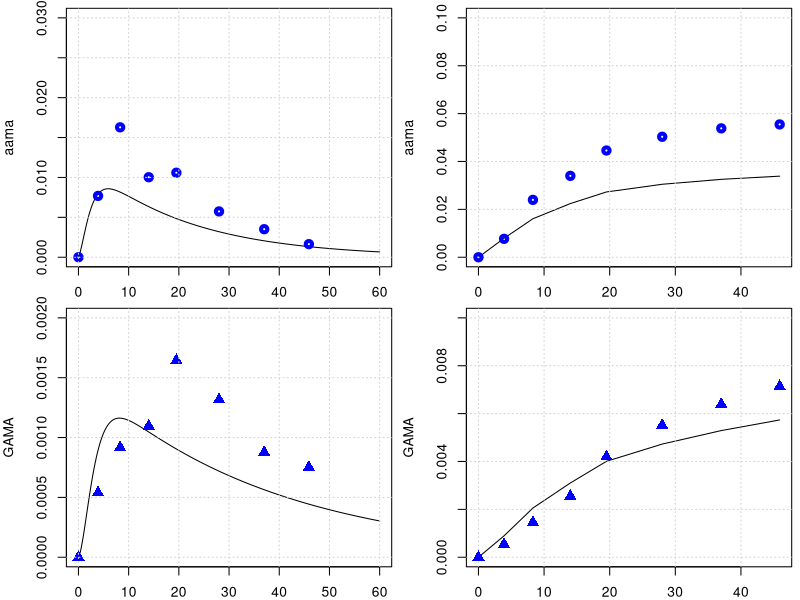

Source code (R):
library(deSolve)
library(minpack.lm)
graphics.off()

# body weight in kg
BW = 70 
# fractions of BW
##https://journals.sagepub.com/doi/pdf/10.1177/ANIB_32_3-4
F_B = 0.079 
F_B_AB = 0.35 #fraction: arterial blood of blood volume
F_B_VB = 0.65 #fraction: venous blood of blood volume
F_Li = 0.026
F_Ki = 0.0044
F_T = 1-(F_B+F_Li+F_Ki)
# organ volumes in L
V_AB <- BW*F_B*F_B_AB 
V_VB <- BW*F_B*F_B_VB 
V_T <- BW*F_T
V_Ki <- BW*F_Ki
V_Li <- BW*F_Li
# cardiac output in L/(kg*h)
##https://journals.sagepub.com/doi/pdf/10.1177/ANIB_32_3-4
QCC = 16        #12.5 # maybe 14 or 6.5 check?
Q_C = QCC*BW^0.75
#FQ_P = 2.5/100 Trine: We don't have a lung compartment in this model
FQ_Li = 0.255
FQ_Ki = 0.19 #total - there is also an aterial flow rate 
FQ_T = 1 -( FQ_Li + FQ_Ki) # +FQ_P) Trine: We don't have a lung compartment in this model
Q_Li <- Q_C*FQ_Li
Q_Ki <- Q_C*FQ_Ki
Q_T <- Q_C*FQ_T

MW_aa = 71   # mg/mmol
MW_ga = 87   # mg/mmol
MW_GSH = 307.32 # mg/mmol
k_0_GSH = 7   # from Sweeney paper.
MW_GSH = 307.32     # mg/mmol
AGSH0 = k_0_GSH * V_Li * MW_GSH


# +++++++++++++++++++++++++++++++++++++++++++++++++++++++++++++++++
# partition coefficient 
pAA_TB = .2        # Tissue::blood partition AA, Sweeney et al (2010) paper
pAA_KiB = 0.8      # Kidney::blood partition AA, Sweeney et al (2010) paper
pAA_LiB = 0.4      # liver::blood partition AA, Sweeney et al (2010) paper
# Maybe we said it earlier and these parameters are not sensitive to the model, but from which paper did you get the values of these partition coefs., 
# in the paper of Sweeney and of Li are different pAA_LiB = 0.4 and pAA_KiB = 0.8.

# reaction rate constants 
k_AAuptake = 1 #1/h

k_onAA_T = 0.028  #1/h     # we took it from Sweenney
k_onAA_B = 0.036  #1/h
k_onAA_Li = 0.71 #1/h
k_onAA_Ki = 0.13 #1/h

# from 0.23 to 0.35
k_cl_GSH = 0.035   # 1/h   #  Reed et al. 2008 'A mathematical model of glutathione metabolism'
#doi:10.1186/1742-4682-5-8

# k_onAA_GSH = 0.55 # L/(mmol h)
# check, we do not use it any more.
k_exc_AAMA = 0.049  ## ##MK Furh et al. report on Elimination half-life of AAMA as ~17.4 h, then k_exc_AAMA=0.0398 h-1#
# 'Toxicokinetics of acrylamide in humans after ingestion of a defined dose in a test meal to improve risk assessment for acrylamide carcinogenicity'
# DOI: 10.1158/1055-9965.EPI-05-0647
# 0.049 #1/h or 0.13 # this will change the shape

# Maximum velocity for enzymatic reaction 
V_max_p450 = 9 /MW_aa*BW^0.7  # mg/h  from Sweenney paper, checked!
# maximum rate of GA and AA conjugation with GSH (mg/(h BW^0.7))
Vmax_AA_GSH <- 24*BW^0.7 # from the Sweeny  fitted   mg/h



### PARAMETERS FOR GA
# partition coefficient
pGA_TB = 1.35 # Have been calculated from the Doerge et al 2005 paper on TK in mice
pGA_LiB = 0.63 # Have been calculated from the Doerge et al 2005 paper on TK in mice
pGA_KiB = .3

#k_onGA_GSH = 0.8 #L/(mmol h)
k_onGA_T = 0.69        #1/h
k_onGA_B = 0.108       #1/h
k_onGA_Ki = k_onAA_T/2 #1/h
k_onGA_Li = 0.115      #1/h

k_exc_GAMA = 0.027   ##MK Furh et al. report on Elimination half-life of GAMA: ~25.1 hours, then k_exc_GAMA = 0.0276 h-1##  
# 0.077 #1/h  # or 0.027 # from sweeney # 
k_exc_GAOH = 0.077     # 1/h  # from sweeney
# (removed as no longer used) k_exc_GA <- .4         # 1/h Q_Ki*0.025


VMAXGC1 = 22   # maximum rate of AA conjugation with GSH mg/hr-kg^0.7, Sweeney et al (2010) paper
VMAXG1 = VMAXGC1/MW_aa*BW**0.7    # !$'Liver AA-GSH rate'

# Maximum velocity for enzymatic reaction 
V_max_EH = 20 /MW_ga*BW^0.7  
KM_p450 = 10.0
KM_EH = 100.0
# maximum rate of GA and AA conjugation with GSH (mg/(h BW^0.7))
Vmax_GA_GSH <- 20*BW^0.7 # from the Sweeny ( Vmax_GC2 )  fitted   mg/h

KMG1 = 50  #!Km with respect to AA for GSH conjugation mg/L (from Sweeny code) 
# Trine: This should be mg. Delete the term MW_aa
# Sweeney has this parameter for rats ans 100 mg/L why did you use this number and why divived by MW??

KMGG = .1/MW_GSH        # !KM with respect to GSH for AA or GA conjugation with GSH mmol/L. Trine: should be mg/L
####and that this is 307 mg/L #This comment is wrong ignore
KMG2 = 100  #!Km with respect to GA for GSH conjugation mM. Trine: This should be mg. Delete the term MW_aa
# The same comment as for KMG1

# from the code, not from paper
KPT_Li = 0.015    # !'protein turnover rate in liver'# this is confimred in the exp. values of Sweeney
KPT_Ki = 0.013    # !'protein turnover rate in kidney'# 1/h this is 0.012 in Sweeney, I guess its not much of difference
KPTR   = 1        # !'protein turnover rate in rpt'# this is 0.012 in Li et.al
KPTS   = 0.0039   # !'protein turnover rate in spt'# and this they have it 0.0051 Sweeney and Li 0.0012 refering to Sweeney
KPTRB  = 0.0039   # !'protein turnover rate in rbc'# how did we get that?
KPTPL  = 0.012    # !'protein turnover rate in plasma'# Sweeney has 0.012 for this value
# +++++++++++++++++++++++++++++++++++++++++++++++++++++++++++++++++
# create list of parameter
# +++++++++++++++++++++++++++++++++++++++++++++++++++++++++++++++++
params <- unlist(c(data.frame(pAA_TB, pAA_LiB, pAA_KiB,
                              pGA_TB, pGA_LiB, pGA_KiB,
                              k_onAA_T, k_onAA_B, k_onAA_Li,  k_onAA_Ki,
                              k_onGA_T, k_onGA_B, k_onGA_Li, k_onGA_Ki, 
                              k_exc_AAMA, k_exc_GAMA,
                              k_cl_GSH, V_max_p450, KM_p450, V_max_EH, KM_EH,
                              k_AAuptake)
))
yini <- c(m_AA_AB = 0.0, m_GA_AB = 0.0,      a_pb_AA_B = 0 ,
          m_AA_VB = 0.0, m_GA_VB = 0.0,
          m_AA_Ki = 0.0, m_GA_Ki = 0.0, m_AA_dose = 0 ,
          m_AA_Li = 0.0, m_AAMA = 0.0, 
          m_GA_Li = 0.0, a_pb_GA_Li = 0.0,
          m_GAMA  = 0.0,       
          m_GSH_Li = k_0_GSH * V_Li * MW_GSH, 
          m_AA_T = 0.0, m_GA_T = 0.0,
          m_GAOH = 0.0, 
          m_AA_out = 0.0, m_AA_in = 0.0, m_AA_accum = 0.0, m_AA_free = 0.0, 
          m_GA_out = 0.0, m_GA_in = 0.0, m_GA_accum = 0.0, m_GA_free = 0.0, 
          a_pb_AA_Ki = 0,  a_pb_AA_Li = 0,
          a_pb_GA_Ki = 0, a_pb_AA_T = 0, a_pb_GA_B = 0, a_pb_GA_T = 0
)
# ++++++++++++++++++++++++++++++++++++++++++++++++++++++++++++++++++
# PBPK model for Acrylamide 
# ++++++++++++++++++++++++++++++++++++++++++++++++++++++++++++++++++
PBPKmodelAA <- function(t,state,parameter){
  with(as.list(c(t,state,parameter)), {
    #----#---#  Model for AA  #---#---#
    # concentrations blood in the organs in mg/L
    c_AA_AB <- m_AA_AB/V_AB   
    c_AA_VB <- m_AA_VB/V_VB
    c_AA_T <- m_AA_T/V_T
    c_AA_Li <- m_AA_Li/V_Li #Trine: Should we multiply with PL1 as we do for GA
    c_AA_Ki <- m_AA_Ki/V_Ki
    
    c_GSH_Li <- m_GSH_Li/V_Li
    # units checked -> mg/h   
    dm_AA_dose <- - k_AAuptake*m_AA_dose
    
    # Blood
    #-----------------------------
    # units checked -> mg/h   
    dm_AA_AB <- Q_C*(c_AA_VB - c_AA_AB) - k_onAA_B*m_AA_AB
    dm_AA_VB <- Q_T*(c_AA_T/pAA_TB) + Q_Li*(c_AA_Li/pAA_LiB) + Q_Ki*(c_AA_Ki/pAA_KiB) - Q_C*c_AA_VB -k_onAA_B*m_AA_VB
    # Trine: I added this. Can we make an overall turnover rate in blood? Is this correct? 
    da_pb_AA_B <- k_onAA_B*m_AA_AB + k_onAA_B*m_AA_VB - a_pb_AA_B*KPTRB
    
    # Kidney
    #---------------------------------
    # units checked -> mg/h   
    dm_AA_Ki <- Q_Ki*c_AA_AB -Q_Ki*(c_AA_Ki/pAA_KiB) - k_onAA_Ki*m_AA_Ki 
    # protein tunr over AA in Kidney
    da_pb_AA_Ki <- k_onAA_Ki*m_AA_Ki - a_pb_AA_Ki*KPT_Ki
    
    # unit chekced mg/h 
    metAA_GSH <- Vmax_AA_GSH * c_AA_Li * c_GSH_Li / ( (KMG1 + c_AA_Li) * (KMGG + c_GSH_Li) )
    
    metAA_P450 <- V_max_p450 * MW_aa * c_AA_Li/ (KM_p450 + c_AA_Li)
    
    # units checked -> mg/h  
    dm_AA_Li <- Q_Li*(c_AA_AB - c_AA_Li/pAA_LiB) + k_AAuptake*m_AA_dose - k_onAA_Li*m_AA_Li  - metAA_P450 - metAA_GSH 
    # protein turn over AA in Liver
    da_pb_AA_Li <- k_onAA_Li*m_AA_Li - a_pb_AA_Li * KPT_Li
    
    # Tissue
    #--------------------------------------------------------------
    # units checked -> mg/h   
    dm_AA_T <- Q_T*(c_AA_AB - c_AA_T/pAA_TB) - k_onAA_T*m_AA_T
    # protein turn over AA in Tussue
    da_pb_AA_T <- k_onAA_T*m_AA_T - a_pb_AA_T * KPTS
    
    # Urine
    #-------------------------------------------------------------
    # units checked -> mg/h   
    dm_AAMA <- metAA_GSH - m_AAMA*k_exc_AAMA 
    
    dm_AA_out <- metAA_P450 + metAA_GSH + k_onAA_Li*m_AA_Li
    dm_AA_in <- k_AAuptake * m_AA_dose
    dm_AA_accum <- k_onAA_B*m_AA_AB +k_onAA_B*m_AA_VB +k_onAA_T*m_AA_T +k_onAA_Ki*m_AA_Ki
    dm_AA_free <- dm_AA_AB + dm_AA_VB +dm_AA_T +dm_AA_Li +dm_AA_Ki
    
    #--------------------------------------------------------------
    ########################################################################################    
    #-GA-#-GA-#  Model for GA  #-GA-#-GA-#    
    #concentrations blood in the organs in mg/L
    c_GA_AB <- m_GA_AB/V_AB ;   
    c_GA_VB <- m_GA_VB/V_VB
    c_GA_T <- m_GA_T/V_T
    c_GA_Li <- m_GA_Li/V_Li
    c_GA_Ki <- m_GA_Ki/V_Ki
    
    # Blood
    #-----------------------------
    # units checked -> mg/h   
    dm_GA_AB <- Q_C * (c_GA_VB - c_GA_AB) - k_onGA_B*m_GA_AB
    # units checked -> mg/h   
    dm_GA_VB <- Q_T * (c_GA_T/pGA_TB) + Q_Li*(c_GA_Li/pGA_LiB) + Q_Ki*(c_GA_Ki/pGA_KiB) - Q_C*c_GA_VB - k_onGA_B*m_GA_VB
    # units checked -> mg/h   
    da_pb_GA_B <- k_onGA_B*m_GA_AB + k_onGA_B*m_GA_VB - a_pb_GA_B * KPTRB
    
    # Kidney
    #---------------------------------
    dm_GA_Ki <- Q_Ki*c_GA_AB - Q_Ki*(c_GA_Ki/pGA_KiB) -k_onGA_Ki*m_GA_Ki 
    # protein tunr over AA in Kidney
    da_pb_GA_Ki <- k_onGA_Ki*m_GA_Ki - a_pb_GA_Ki*KPT_Ki
    
    # Liver
    #--------------------------------
    # units checked -> mg/h
    metGA_GSH <- Vmax_GA_GSH * c_GSH_Li *c_GA_Li / (c_GA_Li + KMG2)/(c_GSH_Li + KMGG)
    metGA_EH <- V_max_EH *MW_ga *c_GA_Li / (KM_EH + c_GA_Li)
    # units checked -> mg/h 
    dm_GA_Li <- Q_Li*(c_GA_AB - c_GA_Li/pGA_LiB) - k_onGA_Li*m_GA_Li + metAA_P450 - metGA_GSH -metGA_EH 

    # protein tunr over GA in Liver
    da_pb_GA_Li = k_onGA_Li*m_GA_Li - a_pb_GA_Li*KPT_Li 
    
    # units checked -> mg/h, 
    dm_GAMA <-  metGA_GSH  -m_GAMA*k_exc_GAMA
    
    # we need a new k_exc_GAOH
    dm_GAOH <- metGA_EH - m_GAOH*k_exc_GAOH
    
    # Tissue    #-----------------------------------------------------
    dm_GA_T <- Q_T*(c_GA_AB - c_GA_T/pGA_TB) - k_onGA_T*m_GA_T
    da_pb_GA_T <- k_onGA_T*m_GA_T - a_pb_GA_T * KPTS
    
    # units checked -> mg/h, it effects both GA and AA, reduce GSH in the liver
    dm_GSH_Li <- k_0_GSH * V_Li * MW_GSH - k_cl_GSH*m_GSH_Li - metAA_GSH - metGA_GSH
    
    dm_GA_out <- metGA_GSH + metGA_EH 
    dm_GA_in <- metAA_P450
    dm_GA_accum <- k_onGA_B*m_GA_AB +k_onGA_B*m_GA_VB +k_onGA_T*m_GA_T +k_onGA_Li*m_GA_Li +k_onGA_Ki*m_GA_Ki
    dm_GA_free <- dm_GA_AB + dm_GA_VB +dm_GA_T +dm_GA_Li +dm_GA_Ki 
    
    return(list(c(dm_AA_AB,    dm_GA_AB,   da_pb_AA_B,
                  dm_AA_VB,    dm_GA_VB,
                  dm_AA_Ki,    dm_GA_Ki,    dm_AA_dose,
                  dm_AA_Li,    dm_AAMA,   
                  dm_GA_Li,   da_pb_GA_Li, dm_GAMA,
                  dm_GSH_Li,  dm_AA_T,     dm_GA_T,
                  dm_GAOH,
                  dm_AA_out,  dm_AA_in,   dm_AA_accum,  dm_AA_free,
                  dm_GA_out,  dm_GA_in,   dm_GA_accum,  dm_GA_free,
                  da_pb_AA_Ki,    da_pb_AA_Li,
                  da_pb_GA_Ki,    da_pb_AA_T, da_pb_GA_B , da_pb_GA_T   )))
  })
}
PBPKmodelAA <- compiler::cmpfun(PBPKmodelAA)



# PBPK model for Acrylamide (AA) with GA and mass-balance diagnostics
PBPKmodelAA <- function(t, state, parameter) {
  with(as.list(c(t, state, parameter)), {
    
    #----#---#  Model for AA  #---#---#
    # concentrations blood in the organs in mg/L
    c_AA_AB <- m_AA_AB / V_AB
    c_AA_VB <- m_AA_VB / V_VB
    c_AA_T  <- m_AA_T  / V_T
    c_AA_Li <- m_AA_Li / V_Li   # Trine: Should we multiply with PL1 as we do for GA
    c_AA_Ki <- m_AA_Ki / V_Ki
    
    c_GSH_Li <- m_GSH_Li / V_Li
    
    # units checked -> mg/h
    dm_AA_dose <- - k_AAuptake * m_AA_dose
    
    # Blood
    # units checked -> mg/h
    dm_AA_AB <- Q_C * (c_AA_VB - c_AA_AB) - k_onAA_B * m_AA_AB
    dm_AA_VB <- Q_T * (c_AA_T / pAA_TB) + Q_Li * (c_AA_Li / pAA_LiB) + Q_Ki * (c_AA_Ki / pAA_KiB) -
      Q_C * c_AA_VB - k_onAA_B * m_AA_VB
    
    # overall turnover / bound pool in blood (diagnostic of binding turnover)
    da_pb_AA_B <- k_onAA_B * m_AA_AB + k_onAA_B * m_AA_VB - a_pb_AA_B * KPTRB
    
    # Kidney
    dm_AA_Ki <- Q_Ki * c_AA_AB - Q_Ki * (c_AA_Ki / pAA_KiB) - k_onAA_Ki * m_AA_Ki
    # protein turnover AA in Kidney
    da_pb_AA_Ki <- k_onAA_Ki * m_AA_Ki - a_pb_AA_Ki * KPT_Ki
    
    # liver metabolism (AA -> GA via P450 and AA -> AAMA via GSH conjugation)
    metAA_GSH  <- Vmax_AA_GSH * c_AA_Li * c_GSH_Li / ((KMG1 + c_AA_Li) * (KMGG + c_GSH_Li))
    metAA_P450 <- V_max_p450 * MW_aa * c_AA_Li / (KM_p450 + c_AA_Li)
    
    # Liver mass balance for AA
    dm_AA_Li <- Q_Li * (c_AA_AB - c_AA_Li / pAA_LiB) + k_AAuptake * m_AA_dose -
      k_onAA_Li * m_AA_Li - metAA_P450 - metAA_GSH
    # protein turnover AA in Liver
    da_pb_AA_Li <- k_onAA_Li * m_AA_Li - a_pb_AA_Li * KPT_Li
    
    # Tissue
    dm_AA_T <- Q_T * (c_AA_AB - c_AA_T / pAA_TB) - k_onAA_T * m_AA_T
    # protein turnover AA in Tissue
    da_pb_AA_T <- k_onAA_T * m_AA_T - a_pb_AA_T * KPTS
    
    # Urine / metabolite AAMA (from AA via GSH conjugation)
    dm_AAMA <- metAA_GSH - m_AAMA * k_exc_AAMA
    
    # Some useful diagnostic lumped rates for AA
    dm_AA_out   <- metAA_P450 + metAA_GSH + k_onAA_Li * m_AA_Li        # AA lost from AA pool (met+binding)
    dm_AA_in    <- k_AAuptake * m_AA_dose                             # uptake from dose reservoir
    dm_AA_accum <- k_onAA_B * m_AA_AB + k_onAA_B * m_AA_VB +
      k_onAA_T * m_AA_T + k_onAA_Ki * m_AA_Ki           # binding accumulation rates
    dm_AA_free  <- dm_AA_AB + dm_AA_VB + dm_AA_T + dm_AA_Li + dm_AA_Ki
    
    ########################################################################################
    #-GA-#-GA-#  Model for GA  #-GA-#-GA-#    
    # concentrations blood in the organs in mg/L
    c_GA_AB <- m_GA_AB / V_AB
    c_GA_VB <- m_GA_VB / V_VB
    c_GA_T  <- m_GA_T  / V_T
    c_GA_Li <- m_GA_Li / V_Li
    c_GA_Ki <- m_GA_Ki / V_Ki
    
    # Blood
    dm_GA_AB <- Q_C * (c_GA_VB - c_GA_AB) - k_onGA_B * m_GA_AB
    dm_GA_VB <- Q_T * (c_GA_T / pGA_TB) + Q_Li * (c_GA_Li / pGA_LiB) + Q_Ki * (c_GA_Ki / pGA_KiB) -
      Q_C * c_GA_VB - k_onGA_B * m_GA_VB
    
    da_pb_GA_B <- k_onGA_B * m_GA_AB + k_onGA_B * m_GA_VB - a_pb_GA_B * KPTRB
    
    # Kidney
    dm_GA_Ki <- Q_Ki * c_GA_AB - Q_Ki * (c_GA_Ki / pGA_KiB) - k_onGA_Ki * m_GA_Ki
    da_pb_GA_Ki <- k_onGA_Ki * m_GA_Ki - a_pb_GA_Ki * KPT_Ki
    
    # Liver metabolism for GA (and formation from AA via p450)
    metGA_GSH <- Vmax_GA_GSH * c_GSH_Li * c_GA_Li / ((c_GA_Li + KMG2) * (c_GSH_Li + KMGG))
    metGA_EH  <- V_max_EH * MW_ga * c_GA_Li / (KM_EH + c_GA_Li)
    
    dm_GA_Li <- Q_Li * (c_GA_AB - c_GA_Li / pGA_LiB) - k_onGA_Li * m_GA_Li +
      metAA_P450 - metGA_GSH - metGA_EH
    # protein turnover GA in Liver
    da_pb_GA_Li <- k_onGA_Li * m_GA_Li - a_pb_GA_Li * KPT_Li
    
    # GA metabolites (excretable)
    dm_GAMA  <- metGA_GSH - m_GAMA * k_exc_GAMA
    dm_GAOH  <- metGA_EH  - m_GAOH * k_exc_GAOH
    
    # Tissue
    dm_GA_T <- Q_T * (c_GA_AB - c_GA_T / pGA_TB) - k_onGA_T * m_GA_T
    da_pb_GA_T <- k_onGA_T * m_GA_T - a_pb_GA_T * KPTS
    
    # GSH pool in liver (consumed by both AA and GA conjugation)
    dm_GSH_Li <- k_0_GSH * V_Li * MW_GSH - k_cl_GSH * m_GSH_Li - metAA_GSH - metGA_GSH
    
    # Useful GA diagnostics
    dm_GA_out   <- metGA_GSH + metGA_EH
    dm_GA_in    <- metAA_P450
    dm_GA_accum <- k_onGA_B * m_GA_AB + k_onGA_B * m_GA_VB +
      k_onGA_T * m_GA_T + k_onGA_Li * m_GA_Li + k_onGA_Ki * m_GA_Ki
    dm_GA_free  <- dm_GA_AB + dm_GA_VB + dm_GA_T + dm_GA_Li + dm_GA_Ki
    
    # -------------------------------------------------------------------------
    # Mass-balance diagnostics (do not change dynamics; returned as named outputs)
    # Total mass pools (AA, GA, and combined AA+GA + metabolites)
    total_AA_mass <- m_AA_dose + m_AA_AB + m_AA_VB + m_AA_T + m_AA_Li + m_AA_Ki + m_AAMA
    total_GA_mass <- m_GA_AB + m_GA_VB + m_GA_T + m_GA_Li + m_GA_Ki + m_GAMA + m_GAOH
    
    # Rate of change of total AA (sum of AA derivatives)
    dm_total_AA <- dm_AA_dose + dm_AA_AB + dm_AA_VB + dm_AA_T + dm_AA_Li + dm_AA_Ki + dm_AAMA
    # Rate of change of total GA (sum of GA derivatives)
    dm_total_GA <- dm_GA_AB + dm_GA_VB + dm_GA_T + dm_GA_Li + dm_GA_Ki + dm_GAMA + dm_GAOH
    
    # Combined pool derivative (AA + GA + excretable metabolites)
    combined_deriv <- dm_total_AA + dm_total_GA
    
    # Total excretion (rate at which mass leaves the modeled system)
    total_excretion_rate <- m_AAMA * k_exc_AAMA + m_GAMA * k_exc_GAMA + m_GAOH * k_exc_GAOH
    
    # For perfect mass conservation: combined_deriv + total_excretion_rate should be ~ 0
    # (because conversions AA->GA are internal transfers; only excretion removes mass)
    mass_balance_residual <- combined_deriv + total_excretion_rate
    
    # Flow/volume diagnostics
    flow_residual <- Q_C - (Q_T + Q_Li + Q_Ki)   # if non-zero, flows don't sum to cardiac output
    volume_sum    <- V_AB + V_VB + V_T + V_Li + V_Ki  # check if sum matches expected total blood/tissue volume
    
    # -------------------------------------------------------------------------
    # Return: first element must be vector of derivatives (in the same order as `state`)
    derivs <- c(
      dm_AA_AB,    dm_GA_AB,   da_pb_AA_B,
      dm_AA_VB,    dm_GA_VB,
      dm_AA_Ki,    dm_GA_Ki,   dm_AA_dose,
      dm_AA_Li,    dm_AAMA,
      dm_GA_Li,    da_pb_GA_Li, dm_GAMA,
      dm_GSH_Li,   dm_AA_T,     dm_GA_T,
      dm_GAOH,
      dm_AA_out,   dm_AA_in,   dm_AA_accum, dm_AA_free,
      dm_GA_out,   dm_GA_in,   dm_GA_accum, dm_GA_free,
      da_pb_AA_Ki, da_pb_AA_Li,
      da_pb_GA_Ki, da_pb_AA_T, da_pb_GA_B,  da_pb_GA_T
    )
    
    # Named diagnostics returned as additional items (deSolve will include them in output)
    return(list(
      derivs,
      total_AA_mass = total_AA_mass,
      total_GA_mass = total_GA_mass,
      combined_total_mass = total_AA_mass + total_GA_mass,
      dm_total_AA = dm_total_AA,
      dm_total_GA = dm_total_GA,
      combined_deriv = combined_deriv,
      total_excretion_rate = total_excretion_rate,
      mass_balance_residual = mass_balance_residual,
      flow_residual = flow_residual,
      volume_sum = volume_sum
    ))
  })
}

################################################################
# manual readout from Kopp and Dekant 2009
################################################################
times <- seq(from = 0, to = 60, by = 0.1)
diet <- data.frame(var = "m_AA_dose", method = "add",
                   time = c(0.0),  value = 0.5 *BW /1000 )  # dose of 0.05 microg/kg bw
out <- ode(y = yini, times = times, func = PBPKmodelAA, parms = params, events = list(data = diet))
yobs_urine <- data.frame(
  time = c(0.0, 3.9, 8.3, 14, 19.5, 28, 37, 45.9),
  AAMA = c(0.0/1000000, 32.8/1000000, 69.5/1000000, 42.8/1000000, 45.2/1000000, 24.5/1000000, 15/1000000, 7/1000000)*234.28, #https://pubchem.ncbi.nlm.nih.gov/compound/N-Acetyl-S-_2-carbamoylethyl_-L-cysteine
  GAMA = c(0.0, 2.15*1e-6, 3.66*1e-6, 4.38*1e-6, 6.57*1e-6, 5.26*1e-6, 3.50*1e-6, 3.0*1e-6)*250.27
)

# plot for AAMA in urinary
par(mfrow=c(2,2),mar=c(2,4,.5,.5))
plot(out[,'time'], out[,'m_AAMA']   ,type = 'l',xlab = 'time', ylab = 'aama', ylim = c(0,.03) )
points(yobs_urine$time, yobs_urine$AAMA , col="blue", lwd = 4) ; grid()
time_points_measure_unrine = c(1, 40, 84, 141, 196, 280 , 371, 460)
tamtam = out[,'m_AAMA'][time_points_measure_unrine ]
plot(yobs_urine$time, cumsum( tamtam ),type = 'l', ylab = 'aama', ylim = c(0,.1), xlab = 'time' ); grid()
points(yobs_urine$time, cumsum(yobs_urine$AAMA) , col="blue", lwd = 4)

# plot for GAMA 
plot(out[,'time'], out[,'m_GAMA']  ,type = 'l',xlab = '', ylab = 'GAMA', ylim = c(0,.002) )
points(yobs_urine$time, yobs_urine$GAMA , col="blue", cex = 1.5, pch = 17); grid()
time_points_measure_unrine = c(1, 40, 84, 141, 196, 280 , 371, 460)
tamtam = out[,'m_GAMA'][time_points_measure_unrine ]
plot(yobs_urine$time, cumsum( tamtam ),type = 'l',xlab = '', ylab = 'GAMA', ylim = c(0,.01) ); grid()
points(yobs_urine$time, cumsum(yobs_urine$GAMA) , col="blue",cex = 1.5, pch = 17)
